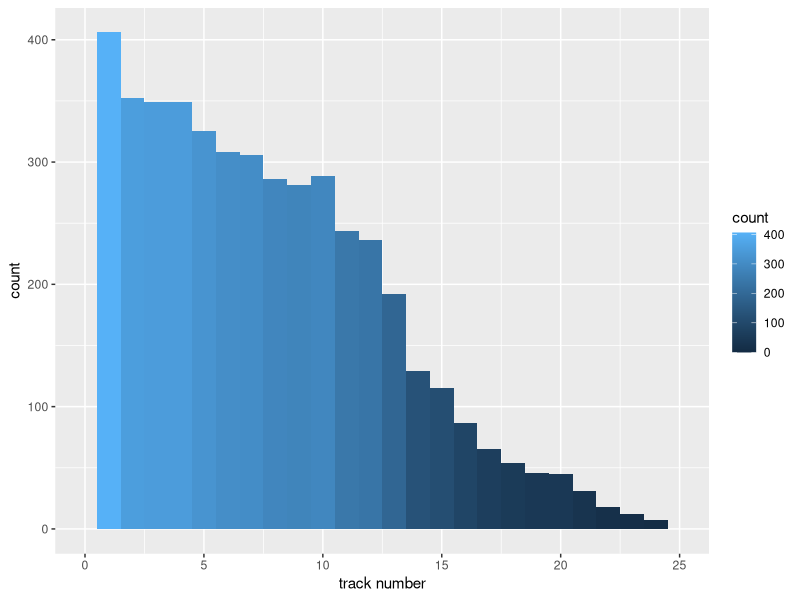

Source code (R):
setwd("/Users/Barney/Dropbox/other/code/etc/musiclibrary/processerout/")
library("ggplot2")
tracknumber <-read.table("tracknumber.txt",header=TRUE,fill=TRUE,strip.white=TRUE,sep='\n')
ggplot(tracknumber,aes(Track.Number))+geom_histogram(binwidth=1,aes(fill=..count..))+xlim(c(0,25))+xlab("track number")
